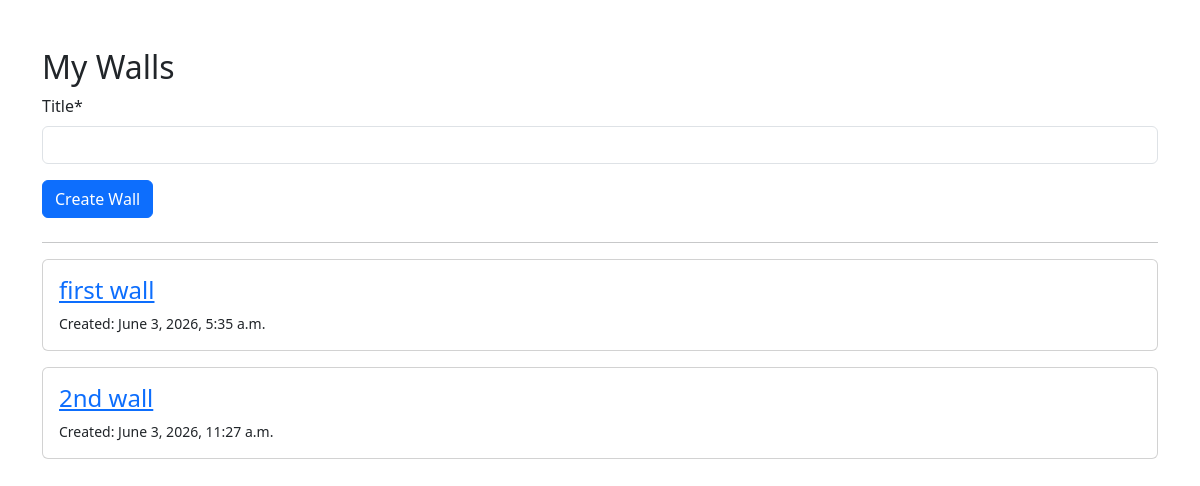
The app's page / (signed in), older data.
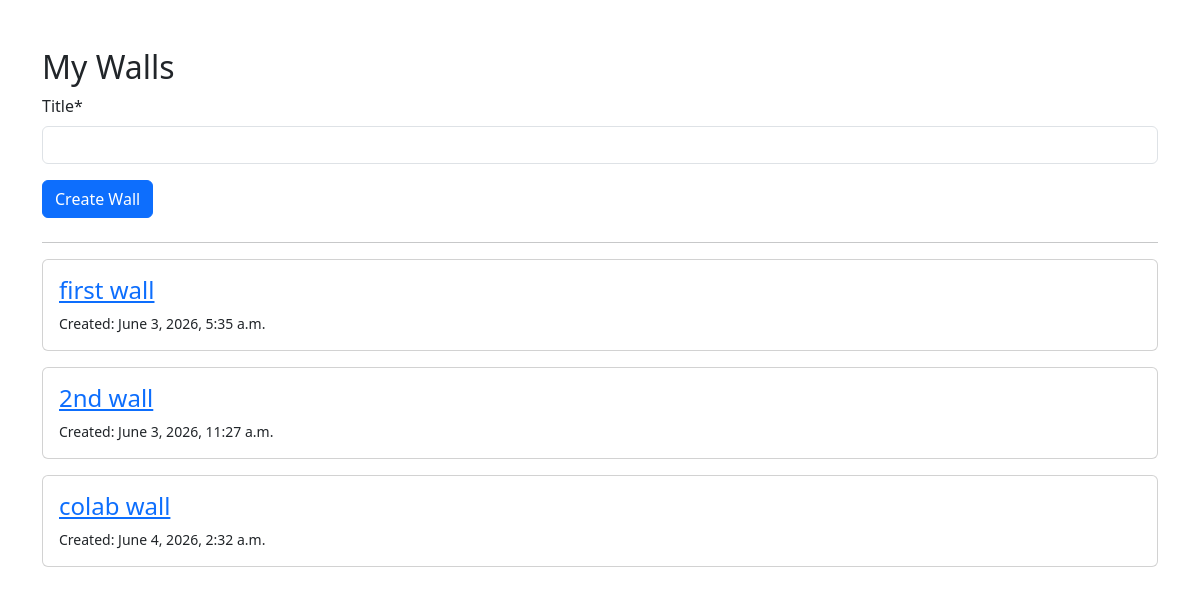
The same page, newer data.
### walls/models.py (models this page shows, shortened)
class Wall(models.Model):
    title = models.CharField(max_length=100)
    owner=models.ForeignKey(
        User,
        on_delete=models.CASCADE,
        related_name='walls'
    )
    created_at = models.DateTimeField(
        auto_now_add=True
    )

### walls/views.py (the view)
# urls.py: path('',views.home, name='home'),
@login_required #decorator, it checks automatically if a certain condition is satisfied or not
def home(request):
    if request.method=='POST':
        form=WallForm(request.POST)
        if form.is_valid():
            wall = form.save(commit=False)
            wall.owner= request.user
            wall.save()
            return redirect('home')
    else:
        form = WallForm()
    owned_walls = Wall.objects.filter(
        owner=request.user
    )
    shared_walls = Wall.objects.filter(
    members__user=request.user
    )
    walls = (
        owned_walls | shared_walls
    ).distinct()
    context={
        'walls':walls,
        'form':form
    }
    return render(
        request, 'walls/home.html', context
    )

### walls/forms.py
class WallForm(forms.ModelForm):
    class Meta:
        model = Wall
        fields = ['title']

### walls/templates/walls/home.html (shortened to what this page needs)
{% extends "base.html" %}
{% load crispy_forms_tags %}
{% block content %}
<h2>My Walls</h2>
<form method="POST" class="mb-4">
    {{ form|crispy }}
    <button class="btn btn-primary"
            type="submit">
        Create Wall
    </button>
</form>
<hr>
{% for wall in walls %}
<div class="card mb-3 p-3">
    <h4>
    <a href="{% url 'wall-detail' wall.id %}">
        {{ wall.title }}
    </a>
</h4>
    <small>
        Created:
        {{ wall.created_at }}
    </small>
</div>
{% empty %}
<p>No walls yet.</p>
{% endfor %}
{% endblock %}

### templates/base.html (shortened to what this page needs)
{% load static %}
<!DOCTYPE html>
<html>
<head>
    <link
    rel="stylesheet"
    href="{% static 'css/main.css' %}">
    <link href="https://cdn.jsdelivr.net/npm/bootstrap@5.3.3/dist/css/bootstrap.min.css"
          rel="stylesheet">
</head>
<body class="container mt-5">
    {% block content %}
    {% endblock %}
</body>
</html>

Row changes from the older to the newer data that the page shows:
added Wall: title "colab wall", created_at "June 4, 2026, 2:32 a.m."
